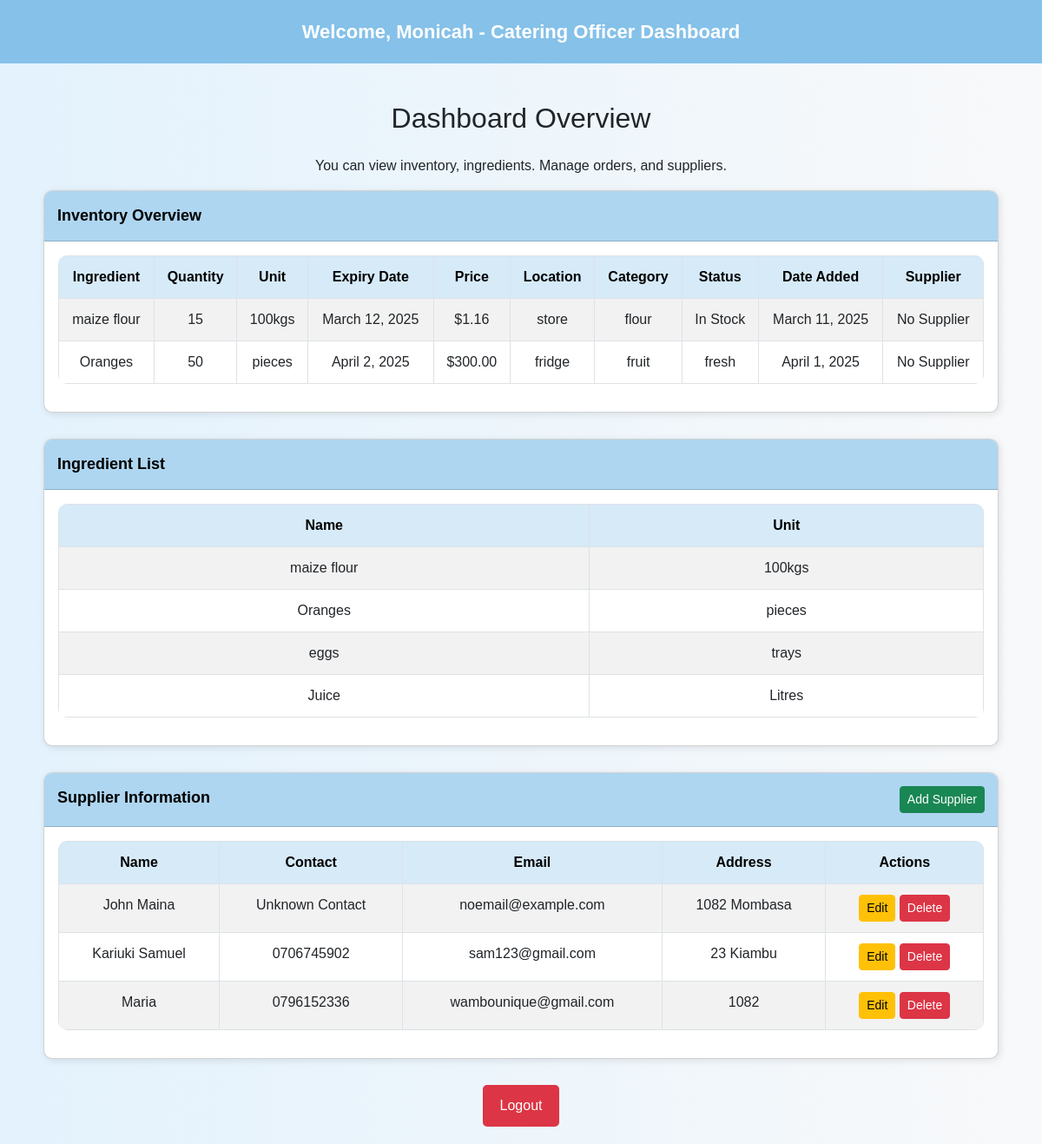
Page /catering_officer/ (signed in) on the committed database.
### inventory/models.py (models this page shows, shortened)
class Inventory(models.Model):
    ingredient = models.ForeignKey(Ingredient, on_delete=models.CASCADE)
    quantity = models.PositiveIntegerField()
    expiry_date = models.DateField(null=True, blank=True)  # Expiry date for perishable items
    price = models.DecimalField(max_digits=10, decimal_places=2, null=True, blank=True)  # Price of the ingredient
    location = models.CharField(max_length=255, null=True, blank=True)  # Location in the kitchen
    category = models.CharField(max_length=100, null=True, blank=True)  # Category (e.g., grains, dairy, etc.)
    status = models.CharField(max_length=20, choices=[('In Stock', 'In Stock'), ('Out of Stock', 'Out of Stock'), ('Low Stock', 'Low Stock')], default='In Stock')
    date_added = models.DateField(auto_now_add=True)  # Date the item was added

class Ingredient(models.Model):
    name = models.CharField(max_length=255)
    unit = models.CharField(max_length=50)  # e.g., grams, liters

class Supplier(models.Model):
   name = models.CharField(max_length=255)
   contact = models.CharField(max_length=255, default="Unknown Contact")
   address = models.TextField()
   email = models.EmailField(default="noemail@example.com")

### inventory/views.py (the view)
# urls.py: path('catering_officer/', catering_officer_dashboard, name='catering_officer_dashboard_url'),
@login_required
def catering_officer_dashboard(request):
    inventory = Inventory.objects.all()
    ingredients = Ingredient.objects.all()
    orders = Order.objects.all()
    suppliers = Supplier.objects.all()
    context = {
        'inventory': inventory,
        'ingredients': ingredients,
        'orders': orders,
        'suppliers': suppliers,
    }
    return render(request, 'accounts/catering_officer_dashboard.html', context)

### inventory/templates/accounts/catering_officer_dashboard.html (shortened to what this page needs)
<!DOCTYPE html>
<html lang="en">
<head>
    <link href="https://cdn.jsdelivr.net/npm/bootstrap@5.3.0/dist/css/bootstrap.min.css" rel="stylesheet">
</head>
<body>
    <header>
        Welcome, {{ user.username }} - Catering Officer Dashboard
    </header>
    <div class="container mt-4">
        <h2 class="mb-4 text-center">Dashboard Overview</h2>
        <p class="text-center">You can view inventory, ingredients. Manage orders, and suppliers.</p>
        <div class="table-container">
            <div class="card">
                <div class="card-header">
                    Inventory Overview
                </div>
                <div class="card-body">
                    <table class="table table-striped table-hover">
                        <thead>
                            <tr>
                                <th>Ingredient</th>
                                <th>Quantity</th>
                                <th>Unit</th>
                                <th>Expiry Date</th>
                                <th>Price</th>
                                <th>Location</th>
                                <th>Category</th>
                                <th>Status</th>
                                <th>Date Added</th>
                                <th>Supplier</th>
                            </tr>
                        </thead>
                        <tbody>
                            {% for item in inventory %}
                                <tr>
                                    <td>{{ item.ingredient.name }}</td>
                                    <td>{{ item.quantity }}</td>
                                    <td>{{ item.ingredient.unit }}</td>
                                    <td>{{ item.expiry_date }}</td>
                                    <td>${{ item.price }}</td>
                                    <td>{{ item.location }}</td>
                                    <td>{{ item.category }}</td>
                                    <td>{{ item.status }}</td>
                                    <td>{{ item.date_added }}</td>
                                    <td>{{ item.supplier.name|default:"No Supplier" }}</td>
                                </tr>
                            {% empty %}
                                <tr>
                                    <td colspan="10">No inventory available.</td>
                                </tr>
                            {% endfor %}
                        </tbody>
                    </table>
                </div>
            </div>
        </div>
        <div class="table-container">
            <div class="card">
                <div class="card-header">
                    Ingredient List
                </div>
                <div class="card-body">
                    <table class="table table-striped table-hover">
                        <thead>
                            <tr>
                                <th>Name</th>
                                <th>Unit</th>
                            </tr>
                        </thead>
                        <tbody>
                            {% for ingredient in ingredients %}
                                <tr>
                                    <td>{{ ingredient.name }}</td>
                                    <td>{{ ingredient.unit }}</td>
                                </tr>
                            {% empty %}
                                <tr>
                                    <td colspan="2">No ingredients available.</td>
                                </tr>
                            {% endfor %}
                        </tbody>
                    </table>
                </div>
            </div>
        </div>
        <div class="table-container">
            <div class="card">
                <div class="card-header">
                    Supplier Information
                    <button class="btn btn-success btn-sm float-end" data-bs-toggle="modal" data-bs-target="#addSupplierModal">Add Supplier</button>
                </div>
                <div class="card-body">
                    <table class="table table-striped table-hover">
                        <thead>
                            <tr>
                                <th>Name</th>
                                <th>Contact</th>
                                <th>Email</th>
                                <th>Address</th>
                                <th>Actions</th>
                            </tr>
                        </thead>
                        <tbody>
                            {% for supplier in suppliers %}
                                <tr>
                                    <td>{{ supplier.name }}</td>
                                    <td>{{ supplier.contact }}</td>
                                    <td>{{ supplier.email }}</td>
                                    <td>{{ supplier.address }}</td>
                                    <td>
                                        <button class="btn btn-warning btn-sm" data-bs-toggle="modal" data-bs-target="#editSupplierModal" data-id="{{ supplier.id }}" data-name="{{ supplier.name }}" data-contact="{{ supplier.contact }}" data-email="{{ supplier.email }}" data-address="{{ supplier.address }}">Edit</button>
                                        <a href="{% url 'delete_supplier' supplier.id %}" class="btn btn-danger btn-sm" onclick="return confirm('Are you sure you want to delete this supplier?')">Delete</a>
                                    </td>
                                </tr>
                            {% empty %}
                                <tr>
                                    <td colspan="5">No suppliers available.</td>
                                </tr>
                            {% endfor %}
                        </tbody>
                    </table>
                </div>
            </div>
        </div>
        <div class="text-center mt-4">
            <a href="{% url 'logout' %}" class="logout-link">Logout</a>
        </div>
    </div>

### inventory/templates/accounts/catering_officer_dashboard.html (style rules this page uses)
body { font-family: Arial, sans-serif; background: linear-gradient(to right, #e3f2fd, #f8f9fa); margin: 0; padding: 0; }
header { background-color: #85c1e9; color: white; padding: 20px; text-align: center; font-size: 22px; font-weight: bold; }
.container { padding: 20px; }
.table-container { margin-bottom: 30px; }
.card { border-radius: 10px; box-shadow: 2px 2px 8px rgba(0, 0, 0, 0.1); overflow: hidden; background-color: #ffffff; }
.card-header { font-size: 18px; font-weight: bold; padding: 15px; background-color: #aed6f1; color: black; }
.table { width: 100%; border-radius: 10px; overflow: hidden; }
.table thead th { background-color: #d6eaf8; color: black; padding: 12px; text-align: center; }
.table tbody tr:nth-child(even) { background-color: #f8f9fa; }
.table th, .table td { padding: 12px; text-align: center; border: 1px solid #dee2e6; }
.logout-link { display: inline-block; padding: 12px 20px; background-color: #dc3545; color: white; text-decoration: none; border-radius: 5px; transition: background-color 0.3s; font-size: 16px; }

### rows in the picture
Inventory: ingredient.name "maize flour", quantity "15", ingredient.unit "100kgs", expiry_date "March 12, 2025", price "1.16", location "store", category "flour", status "In Stock", date_added "March 11, 2025", supplier.name "No Supplier"
Inventory: ingredient.name "Oranges", quantity "50", ingredient.unit "pieces", expiry_date "April 2, 2025", price "300.00", location "fridge", category "fruit", status "fresh", date_added "April 1, 2025", supplier.name "No Supplier"
Ingredient: name "maize flour", unit "100kgs"
Ingredient: name "Oranges", unit "pieces"
Ingredient: name "eggs", unit "trays"
Ingredient: name "Juice", unit "Litres"
Supplier: name "John Maina", contact "Unknown Contact", email "noemail@example.com", address "1082 Mombasa"
Supplier: name "Kariuki Samuel", contact "0706745902", email "sam123@gmail.com", address "23 Kiambu"
Supplier: name "Maria", contact "0796152336", email "wambounique@gmail.com", address "1082"

### other values in the picture
{{ user.username }} "Monicah"
